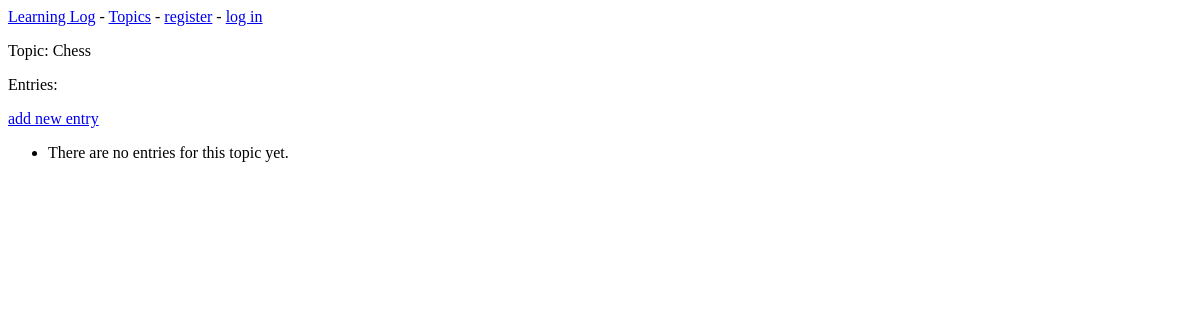
The page /topics/1/ on the database as committed earlier.
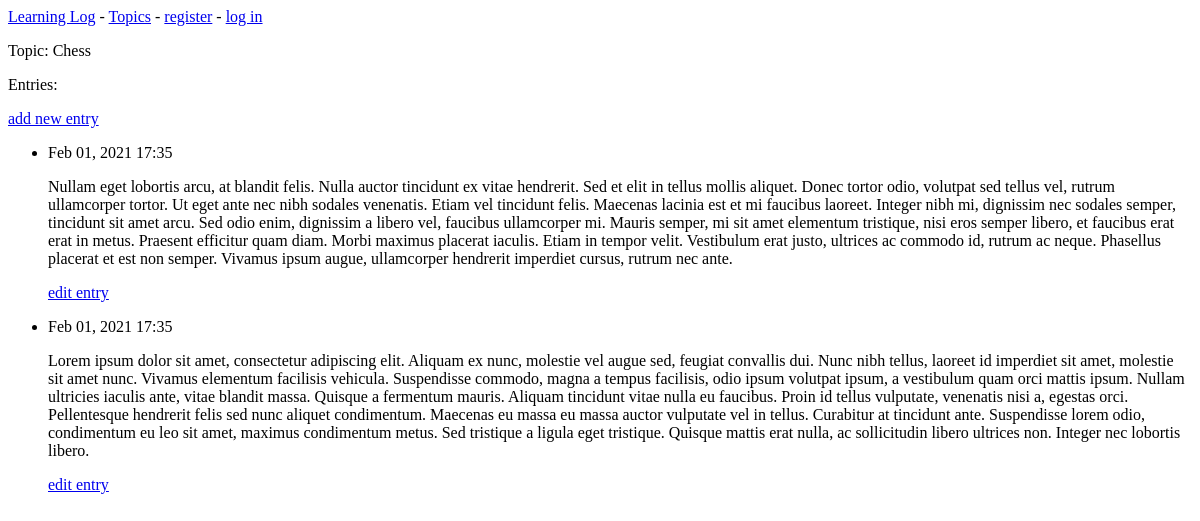
The same page on the database as committed later.
### learning_logs/models.py (models this page shows, shortened)
class Entry(models.Model):
    topic = models.ForeignKey(Topic, on_delete=models.CASCADE)
    text = models.TextField()
    date_added = models.DateTimeField(auto_now_add=True)
    class Meta:
        verbose_name_plural = 'entries'

### learning_logs/views.py (the view)
# urls.py: url(r'^topics/(?P<topic_id>\d+)/$', views.topic, name='topic'),
def topic(request, topic_id):
    topic = Topic.objects.get(id=topic_id)
    entries = topic.entry_set.order_by('-date_added')
    context = {'topic': topic, 'entries': entries}
    return render(request, 'learning_logs/topic.html', context)

### learning_logs/models.py (called while the page is built)
    def __str__(self):
        return self.text

### learning_logs/templates/learning_logs/topic.html
{% extends 'learning_logs/base.html' %}
{% block content %}
    <p>Topic: {{ topic }}</p>
    <p>Entries:</p>
    <p>
        <a href="{% url 'learning_logs:new_entry' topic.id %}">add new entry</a>
    </p>
    <ul>
    {% for entry in entries %}
        <li>
            <p>{{ entry.date_added|date:'M d, Y H:i' }}</p>
            <p>{{ entry.text|linebreaks }}</p>
                <p>
                    <a href="{% url 'learning_logs:edit_entry' entry.id %}">edit entry</a>
                </p>
        </li>
    {% empty %}
        <li>
            There are no entries for this topic yet.
        </li>
    {% endfor %}
    </ul>
{% endblock content %}

Rows that differ between the two databases and show on the page:
added Entry: date_added "Feb 01, 2021 17:35", text "Nullam eget lobortis arcu, at blandit felis. Nulla auctor tincidunt ex vitae hendrerit. Sed et elit in tellus mollis aliquet. Donec tortor odio, volutpat sed tellus vel, rutrum ullamcorper tortor. Ut eget ante nec nibh sodales venenatis. Etiam vel tincidunt felis. Maecenas lacinia est et mi faucibus laoreet. Integer nibh mi, dignissim nec sodales semper, tincidunt sit amet arcu. Sed odio enim, dignissim a libero vel, faucibus ullamcorper mi. Mauris semper, mi sit amet elementum tristique, nisi eros semper libero, et faucibus erat erat in metus. Praesent efficitur quam diam. Morbi maximus placerat iaculis. Etiam in tempor velit. Vestibulum erat justo, ultrices ac commodo id, rutrum ac neque.…"
added Entry: date_added "Feb 01, 2021 17:35", text "Lorem ipsum dolor sit amet, consectetur adipiscing elit. Aliquam ex nunc, molestie vel augue sed, feugiat convallis dui. Nunc nibh tellus, laoreet id imperdiet sit amet, molestie sit amet nunc. Vivamus elementum facilisis vehicula. Suspendisse commodo, magna a tempus facilisis, odio ipsum volutpat ipsum, a vestibulum quam orci mattis ipsum. Nullam ultricies iaculis ante, vitae blandit massa. Quisque a fermentum mauris. Aliquam tincidunt vitae nulla eu faucibus. Proin id tellus vulputate, venenatis nisi a, egestas orci. Pellentesque hendrerit felis sed nunc aliquet condimentum. Maecenas eu massa eu massa auctor vulputate vel in tellus. Curabitur at tincidunt ante. Suspendisse lorem odio,…"
Other text that changed with them:
text no longer shown: "There are no entries for this topic yet."
